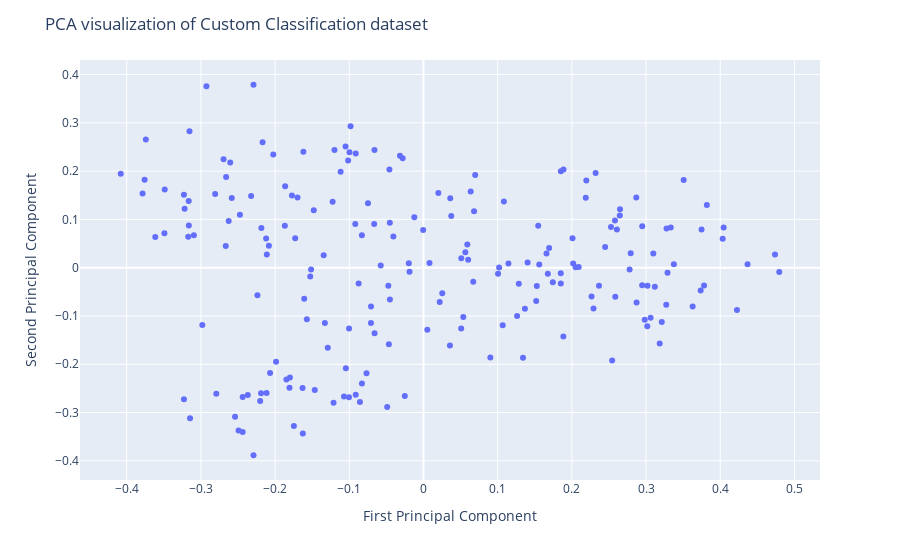

Notebook source saved alongside this figure:
### Code cell
# text features PCA

text_features_pca = text_features
pca = PCA(n_components=2)
text_pca = pca.fit_transform(text_features_pca.to('cpu'))

fig = px.scatter(x=text_pca[:, 0], y=text_pca[:, 1], hover_name=[all_labels[d] for d in catalog][0])
fig.update_layout(
    title="PCA visualization of Custom Classification dataset",
    xaxis_title="First Principal Component",
    yaxis_title="Second Principal Component",
)
fig.show()

### Figure 1 — Plotly figure (JSON) as saved in the notebook; plotly's stock layout.template omitted (floating-point values rounded to 4 significant figures; data arrays with more than 128 entries replaced by an {"elided": "..."} marker saying what was removed)
{"data": [{"hovertemplate": "<b>%{hovertext}</b><br><br>x=%{x}<br>y=%{y}<extra></extra>", "hovertext": {"elided": "200 str values"}, "legendgroup": "", "marker": {"color": "#636efa", "symbol": "circle"}, "mode": "markers", "name": "", "orientation": "v", "showlegend": false, "type": "scatter", "x": {"elided": "200 float values"}, "xaxis": "x", "y": {"elided": "200 float values"}, "yaxis": "y"}], "layout": {"legend": {"tracegroupgap": 0}, "margin": {"t": 60}, "title": {"text": "PCA visualization of Custom Classification dataset"}, "xaxis": {"anchor": "y", "domain": [0, 1], "title": {"text": "First Principal Component"}}, "yaxis": {"anchor": "x", "domain": [0, 1], "title": {"text": "Second Principal Component"}}}}
